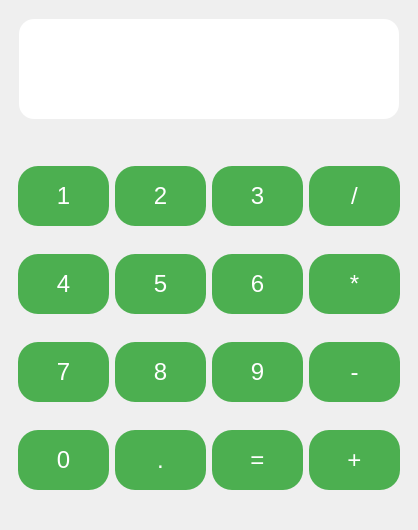
<?xml version="1.0" encoding="UTF-8"?>
<ui version="4.0">
 <class>MainWindow</class>
 <widget class="QMainWindow" name="MainWindow">
  <property name="geometry">
   <rect>
    <x>0</x>
    <y>0</y>
    <width>418</width>
    <height>530</height>
   </rect>
  </property>
  <property name="windowTitle">
   <string>MainWindow</string>
  </property>
  <property name="styleSheet">
   <string notr="true"/>
  </property>
  <widget class="QWidget" name="centralwidget">
   <layout class="QVBoxLayout" name="verticalLayout">
    <item>
     <widget class="QLabel" name="label">
      <property name="font">
       <font>
        <family>Segoe UI</family>
        <pointsize>30</pointsize>
       </font>
      </property>
      <property name="styleSheet">
       <string notr="true">max-height: 100px;
background-color: white;
border-radius: 15px;
padding-left: 10px;
margin: 10px;</string>
      </property>
      <property name="text">
       <string/>
      </property>
     </widget>
    </item>
    <item>
     <widget class="QWidget" name="widget_2" native="true">
      <property name="styleSheet">
       <string notr="true">padding: 0px;</string>
      </property>
      <layout class="QGridLayout" name="gridLayout">
       <item row="0" column="1">
        <widget class="QPushButton" name="pushButton">
         <property name="font">
          <font>
           <family>Segoe UI</family>
           <pointsize>18</pointsize>
           <weight>50</weight>
           <bold>false</bold>
          </font>
         </property>
         <property name="styleSheet">
          <string notr="true">background-color: #4caf50;
border: 0px;
border-radius: 20px;
min-height: 60px;
color: white;</string>
         </property>
         <property name="text">
          <string>1</string>
         </property>
        </widget>
       </item>
       <item row="0" column="2">
        <widget class="QPushButton" name="pushButton_5">
         <property name="font">
          <font>
           <family>Segoe UI</family>
           <pointsize>18</pointsize>
           <weight>50</weight>
           <bold>false</bold>
          </font>
         </property>
         <property name="styleSheet">
          <string notr="true">background-color: #4caf50;
border: 0px;
border-radius: 20px;
min-height: 60px;
color: white;</string>
         </property>
         <property name="text">
          <string>2</string>
         </property>
        </widget>
       </item>
       <item row="0" column="3">
        <widget class="QPushButton" name="pushButton_4">
         <property name="font">
          <font>
           <family>Segoe UI</family>
           <pointsize>18</pointsize>
           <weight>50</weight>
           <bold>false</bold>
          </font>
         </property>
         <property name="styleSheet">
          <string notr="true">background-color: #4caf50;
border: 0px;
border-radius: 20px;
min-height: 60px;
color: white;</string>
         </property>
         <property name="text">
          <string>3</string>
         </property>
        </widget>
       </item>
       <item row="0" column="4">
        <widget class="QPushButton" name="pushButton_3">
         <property name="font">
          <font>
           <family>Segoe UI</family>
           <pointsize>18</pointsize>
           <weight>50</weight>
           <bold>false</bold>
          </font>
         </property>
         <property name="styleSheet">
          <string notr="true">background-color: #4caf50;
border: 0px;
border-radius: 20px;
min-height: 60px;
color: white;</string>
         </property>
         <property name="text">
          <string>/</string>
         </property>
        </widget>
       </item>
       <item row="1" column="1">
        <widget class="QPushButton" name="pushButton_2">
         <property name="font">
          <font>
           <family>Segoe UI</family>
           <pointsize>18</pointsize>
           <weight>50</weight>
           <bold>false</bold>
          </font>
         </property>
         <property name="styleSheet">
          <string notr="true">background-color: #4caf50;
border: 0px;
border-radius: 20px;
min-height: 60px;
color: white;</string>
         </property>
         <property name="text">
          <string>4</string>
         </property>
        </widget>
       </item>
       <item row="1" column="2">
        <widget class="QPushButton" name="pushButton_9">
         <property name="font">
          <font>
           <family>Segoe UI</family>
           <pointsize>18</pointsize>
           <weight>50</weight>
           <bold>false</bold>
          </font>
         </property>
         <property name="styleSheet">
          <string notr="true">background-color: #4caf50;
border: 0px;
border-radius: 20px;
min-height: 60px;
color: white;</string>
         </property>
         <property name="text">
          <string>5</string>
         </property>
        </widget>
       </item>
       <item row="1" column="3">
        <widget class="QPushButton" name="pushButton_10">
         <property name="font">
          <font>
           <family>Segoe UI</family>
           <pointsize>18</pointsize>
           <weight>50</weight>
           <bold>false</bold>
          </font>
         </property>
         <property name="styleSheet">
          <string notr="true">background-color: #4caf50;
border: 0px;
border-radius: 20px;
min-height: 60px;
color: white;</string>
         </property>
         <property name="text">
          <string>6</string>
         </property>
        </widget>
       </item>
       <item row="1" column="4">
        <widget class="QPushButton" name="pushButton_11">
         <property name="font">
          <font>
           <family>Segoe UI</family>
           <pointsize>18</pointsize>
           <weight>50</weight>
           <bold>false</bold>
          </font>
         </property>
         <property name="styleSheet">
          <string notr="true">background-color: #4caf50;
border: 0px;
border-radius: 20px;
min-height: 60px;
color: white;</string>
         </property>
         <property name="text">
          <string>*</string>
         </property>
        </widget>
       </item>
       <item row="2" column="3">
        <widget class="QPushButton" name="pushButton_14">
         <property name="font">
          <font>
           <family>Segoe UI</family>
           <pointsize>18</pointsize>
           <weight>50</weight>
           <bold>false</bold>
          </font>
         </property>
         <property name="styleSheet">
          <string notr="true">background-color: #4caf50;
border: 0px;
border-radius: 20px;
min-height: 60px;
color: white;</string>
         </property>
         <property name="text">
          <string>9</string>
         </property>
        </widget>
       </item>
       <item row="2" column="1">
        <widget class="QPushButton" name="pushButton_13">
         <property name="font">
          <font>
           <family>Segoe UI</family>
           <pointsize>18</pointsize>
           <weight>50</weight>
           <bold>false</bold>
          </font>
         </property>
         <property name="styleSheet">
          <string notr="true">background-color: #4caf50;
border: 0px;
border-radius: 20px;
min-height: 60px;
color: white;</string>
         </property>
         <property name="text">
          <string>7</string>
         </property>
        </widget>
       </item>
       <item row="2" column="2">
        <widget class="QPushButton" name="pushButton_12">
         <property name="font">
          <font>
           <family>Segoe UI</family>
           <pointsize>18</pointsize>
           <weight>50</weight>
           <bold>false</bold>
          </font>
         </property>
         <property name="styleSheet">
          <string notr="true">background-color: #4caf50;
border: 0px;
border-radius: 20px;
min-height: 60px;
color: white;</string>
         </property>
         <property name="text">
          <string>8</string>
         </property>
        </widget>
       </item>
       <item row="2" column="4">
        <widget class="QPushButton" name="pushButton_15">
         <property name="font">
          <font>
           <family>Segoe UI</family>
           <pointsize>18</pointsize>
           <weight>50</weight>
           <bold>false</bold>
          </font>
         </property>
         <property name="styleSheet">
          <string notr="true">background-color: #4caf50;
border: 0px;
border-radius: 20px;
min-height: 60px;
color: white;</string>
         </property>
         <property name="text">
          <string>-</string>
         </property>
        </widget>
       </item>
       <item row="3" column="1">
        <widget class="QPushButton" name="pushButton_7">
         <property name="font">
          <font>
           <family>Segoe UI</family>
           <pointsize>18</pointsize>
           <weight>50</weight>
           <bold>false</bold>
          </font>
         </property>
         <property name="styleSheet">
          <string notr="true">background-color: #4caf50;
border: 0px;
border-radius: 20px;
min-height: 60px;
color: white;</string>
         </property>
         <property name="text">
          <string>0</string>
         </property>
        </widget>
       </item>
       <item row="3" column="2">
        <widget class="QPushButton" name="pushButton_6">
         <property name="font">
          <font>
           <family>Segoe UI</family>
           <pointsize>18</pointsize>
           <weight>50</weight>
           <bold>false</bold>
          </font>
         </property>
         <property name="styleSheet">
          <string notr="true">background-color: #4caf50;
border: 0px;
border-radius: 20px;
min-height: 60px;
color: white;</string>
         </property>
         <property name="text">
          <string>.</string>
         </property>
        </widget>
       </item>
       <item row="3" column="3">
        <widget class="QPushButton" name="pushButton_8">
         <property name="font">
          <font>
           <family>Segoe UI</family>
           <pointsize>18</pointsize>
           <weight>50</weight>
           <bold>false</bold>
          </font>
         </property>
         <property name="styleSheet">
          <string notr="true">background-color: #4caf50;
border: 0px;
border-radius: 20px;
min-height: 60px;
color: white;</string>
         </property>
         <property name="text">
          <string>=</string>
         </property>
        </widget>
       </item>
       <item row="3" column="4">
        <widget class="QPushButton" name="pushButton_16">
         <property name="font">
          <font>
           <family>Segoe UI</family>
           <pointsize>18</pointsize>
           <weight>50</weight>
           <bold>false</bold>
          </font>
         </property>
         <property name="styleSheet">
          <string notr="true">background-color: #4caf50;
border: 0px;
border-radius: 20px;
min-height: 60px;
color: white;</string>
         </property>
         <property name="text">
          <string>+</string>
         </property>
        </widget>
       </item>
      </layout>
     </widget>
    </item>
   </layout>
  </widget>
 </widget>
 <resources/>
 <connections/>
</ui>
